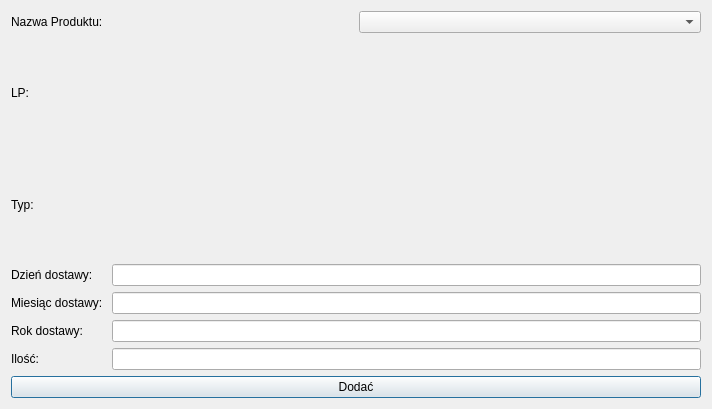
<?xml version="1.0" encoding="UTF-8"?>
<ui version="4.0">
 <class>DodacDostawe</class>
 <widget class="QDialog" name="DodacDostawe">
  <property name="geometry">
   <rect>
    <x>0</x>
    <y>0</y>
    <width>712</width>
    <height>409</height>
   </rect>
  </property>
  <property name="windowTitle">
   <string>Dialog</string>
  </property>
  <layout class="QHBoxLayout" name="horizontalLayout_5">
   <item>
    <layout class="QVBoxLayout" name="verticalLayout">
     <item>
      <layout class="QHBoxLayout" name="horizontalLayout_2">
       <item>
        <widget class="QLabel" name="labelNazwa">
         <property name="text">
          <string>Nazwa Produktu: </string>
         </property>
        </widget>
       </item>
       <item>
        <widget class="QComboBox" name="comboBox"/>
       </item>
      </layout>
     </item>
     <item>
      <layout class="QHBoxLayout" name="horizontalLayout_3">
       <item>
        <widget class="QLabel" name="LabelLP">
         <property name="text">
          <string>LP: </string>
         </property>
        </widget>
       </item>
       <item>
        <widget class="QLabel" name="LPGeneral">
         <property name="text">
          <string/>
         </property>
        </widget>
       </item>
      </layout>
     </item>
     <item>
      <layout class="QHBoxLayout" name="horizontalLayout_4">
       <item>
        <widget class="QLabel" name="LabelTyp">
         <property name="text">
          <string>Typ: </string>
         </property>
        </widget>
       </item>
       <item>
        <widget class="QLabel" name="TypGeneral">
         <property name="text">
          <string/>
         </property>
        </widget>
       </item>
      </layout>
     </item>
     <item>
      <layout class="QHBoxLayout" name="horizontalLayout">
       <item>
        <layout class="QVBoxLayout" name="verticalLayout_2">
         <item>
          <widget class="QLabel" name="LabelDzien">
           <property name="text">
            <string>Dzień dostawy: </string>
           </property>
          </widget>
         </item>
         <item>
          <widget class="QLabel" name="LabelMiesiac">
           <property name="text">
            <string>Miesiąc dostawy: </string>
           </property>
          </widget>
         </item>
         <item>
          <widget class="QLabel" name="LabelRok">
           <property name="text">
            <string>Rok dostawy: </string>
           </property>
          </widget>
         </item>
         <item>
          <widget class="QLabel" name="LabelIlosc">
           <property name="text">
            <string>Ilość: </string>
           </property>
          </widget>
         </item>
        </layout>
       </item>
       <item>
        <layout class="QVBoxLayout" name="verticalLayout_3">
         <item>
          <widget class="QLineEdit" name="LineEditDzien"/>
         </item>
         <item>
          <widget class="QLineEdit" name="LineEditMiesiac"/>
         </item>
         <item>
          <widget class="QLineEdit" name="LineEditRok"/>
         </item>
         <item>
          <widget class="QLineEdit" name="LineEditIlosc"/>
         </item>
        </layout>
       </item>
      </layout>
     </item>
     <item>
      <widget class="QPushButton" name="pushButton">
       <property name="text">
        <string>Dodać</string>
       </property>
      </widget>
     </item>
    </layout>
   </item>
  </layout>
 </widget>
 <resources/>
 <connections/>
</ui>
